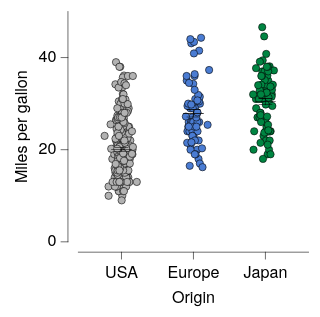

Source (Vega-Lite JSON):
### Vega-Lite specification from a JSON file in a GitHub repository (floating-point values rounded to 4 significant figures; data arrays with more than 128 entries replaced by an {"elided": "..."} marker saying what was removed)
{"background": null, "config": {"arc": {"fill": "#DBDBDB", "fillOpacity": 1.0, "innerRadius": 25.0, "padAngle": 0.03, "stroke": "black", "strokeOpacity": 1, "strokeWidth": 0.25}, "area": {"fill": "#DBDBDB", "fillOpacity": 1.0, "stroke": "black", "strokeOpacity": 1, "strokeWidth": 0.25}, "axis": {"domain": true, "domainCap": "round", "domainColor": "black", "domainWidth": 0.25, "grid": false, "gridCap": "round", "gridColor": "#F1F1F1", "gridDash": [0, 0], "gridOpacity": 1.0, "gridWidth": 0.25, "labelColor": "black", "labelFont": "Helvetica Neue, HelveticaNeue, Helvetica, Arial, sans-serif", "labelFontSize": 7, "labelFontStyle": "normal", "labelFontWeight": 400, "offset": 4.5, "ticks": true, "tickCap": "round", "tickColor": "black", "tickRound": false, "tickSize": 3, "tickWidth": 0.25, "titleColor": "black", "titleFont": "Helvetica Neue, HelveticaNeue, Helvetica, Arial, sans-serif", "titleFontSize": 7, "titleFontStyle": "normal", "titleFontWeight": 400}, "axisX": {"domain": true, "labelAlign": "center", "labelAngle": 0, "labels": true, "ticks": true, "translate": 0}, "axisY": {"domain": true, "labelAlign": "right", "labelAngle": 0, "labels": true, "ticks": true, "translate": 0}, "axisRight": {"domain": true, "labelAlign": "left", "labelAngle": 0, "labels": true, "ticks": true, "translate": 0}, "axisTop": {"domain": true, "labelAlign": "center", "labelAngle": 0, "labels": true, "ticks": true, "translate": 0}, "axisBand": {"tickOffset": 0}, "bar": {"fill": "#DBDBDB", "fillOpacity": 1.0, "stroke": "black", "strokeOpacity": 1, "strokeWidth": 0.25}, "boxplot": {"size": 9.0, "ticks": {"cornerRadius": 0.25, "fill": "black", "opacity": 1, "size": 4.5, "thickness": 0.25}, "box": {"fillOpacity": 1.0, "stroke": "black", "strokeOpacity": 1, "strokeWidth": 0.25}, "median": {"cornerRadius": 0, "fill": "black", "fillOpacity": 1.0, "opacity": 1, "size": 9.0, "thickness": 0.25}, "rule": {"fill": "black", "fillOpacity": 1.0, "size": 10.0, "stroke": "black", "strokeDash": [0, 0], "strokeOpacity": 1, "strokeWidth": 0.25}, "outliers": {"color": "black", "fill": "black", "fillOpacity": 1.0, "size": 0, "stroke": "black", "strokeOpacity": 1, "strokeWidth": 0.25}}, "circle": {"fill": "black", "fillOpacity": 1.0, "size": 1.25, "stroke": null, "strokeOpacity": 1, "strokeWidth": 0.25}, "errorband": {"band": {"fillOpacity": 0.6, "stroke": null, "strokeWidth": 0.25, "strokeOpacity": 1}, "borders": {"opacity": 0, "strokeOpacity": 0.25, "strokeWidth": 1}}, "errorbar": {"opacity": 1, "rule": {"strokeDash": [0, 0], "strokeWidth": 0.25}, "ticks": {"color": "black", "cornerRadius": 0.125, "opacity": 1, "size": 6.0, "thickness": 0.25}, "thickness": 0.25}, "font": "Helvetica Neue, HelveticaNeue, Helvetica, Arial, sans-serif", "geoshape": {"fill": "#DBDBDB", "fillOpacity": 1.0, "stroke": "black", "strokeOpacity": 1, "strokeWidth": 0.25}, "header": {"labelColor": "black", "labelFont": "Helvetica Neue, HelveticaNeue, Helvetica, Arial, sans-serif", "labelFontSize": 7, "labelFontStyle": "normal", "labelFontWeight": 400, "titleColor": "black", "titleFont": "Helvetica Neue, HelveticaNeue, Helvetica, Arial, sans-serif", "titleFontSize": 7, "titleFontStyle": "normal", "titleFontWeight": 400, "titlePadding": 0}, "legend": {"disable": false, "offset": 4.5, "titlePadding": 4, "labelOffset": 2, "gradientLabelOffset": 2, "gradientLength": 50.0, "gradientThickness": 5.0, "gradientOpacity": 1.0, "gradientStrokeColor": "black", "gradientStrokeWidth": 0.25, "labelColor": "black", "labelFont": "Helvetica Neue, HelveticaNeue, Helvetica, Arial, sans-serif", "labelFontSize": 7, "labelFontStyle": "normal", "labelFontWeight": 400, "strokeColor": "black", "strokeWidth": 0, "symbolSize": 42, "symbolStrokeColor": "black", "symbolStrokeWidth": 0.25, "titleColor": "black", "titleFont": "Helvetica Neue, HelveticaNeue, Helvetica, Arial, sans-serif", "titleFontSize": 7, "titleFontStyle": "normal", "titleFontWeight": 400}, "line": {"color": "black", "stroke": "black", "strokeCap": "butt", "strokeDash": [0, 0], "strokeOpacity": 1, "strokeWidth": 0.5}, "point": {"filled": true, "fill": "#DBDBDB", "fillOpacity": 1.0, "size": 5.0, "stroke": "black", "strokeOpacity": 1, "strokeWidth": 0.25}, "range": {"category": ["#B2B2B2", "#4A7CD3", "#008542", "#664CAF", "#509F98", "#636363", "#284F93", "#005226", "#382864", "#285753"], "diverging": {"scheme": ["#443E60", "#5F597E", "#7C759B", "#9994B6", "#B7B4CC", "#D6D5DC", "#F6F6F6", "#D1DAD9", "#A4C2BF", "#7AA9A4", "#578E89", "#37736E", "#1B5954"]}, "heatmap": {"scheme": ["#440154", "#472270", "#433E82", "#38598C", "#2C728E", "#238A8D", "#24A086", "#39B578", "#5DC862", "#96D646", "#CAE02D", "#FDE724"]}, "ordinal": {"scheme": ["#F1F1F1", "#DBDBDB", "#C6C6C6", "#B2B2B2", "#9D9D9D", "#898989", "#767676", "#636363", "#515151", "#404040", "#2F2F2F", "#1F1F1F"]}, "ramp": {"scheme": ["#440154", "#472270", "#433E82", "#38598C", "#2C728E", "#238A8D", "#24A086", "#39B578", "#5DC862", "#96D646", "#CAE02D", "#FDE724"]}}, "rule": {"color": "black", "stroke": "black", "strokeCap": "round", "strokeDash": [2, 2], "strokeOpacity": 1, "strokeWidth": 0.25}, "scale": {"barBandPaddingInner": 0.1, "rectBandPaddingInner": 0, "tickBandPaddingInner": 0.1, "bandPaddingOuter": 0.1, "bandWithNestedOffsetPaddingInner": 0.2, "bandWithNestedOffsetPaddingOuter": 0.2, "offsetBandPaddingInner": 0, "offsetBandPaddingOuter": 0, "round": false}, "rect": {"fill": "#DBDBDB", "fillOpacity": 1.0, "stroke": "black", "strokeOpacity": 1, "strokeWidth": 0.25}, "square": {"fill": "#DBDBDB", "fillOpacity": 1.0, "size": 10.0, "stroke": "black", "strokeOpacity": 1, "strokeWidth": 0.25}, "text": {"color": "black", "font": "Helvetica Neue, HelveticaNeue, Helvetica, Arial, sans-serif", "fontSize": 7, "fontStyle": "normal", "fontWeight": 400}, "tick": {"color": "black", "cornerRadius": 0.125, "opacity": 1.0, "size": 9.0, "thickness": 0.25}, "title": {"anchor": "middle", "frame": "group", "color": "black", "font": "Helvetica Neue, HelveticaNeue, Helvetica, Arial, sans-serif", "fontSize": 7, "fontStyle": "normal", "fontWeight": 400, "subtitleColor": "black", "subtitleFont": "Helvetica Neue, HelveticaNeue, Helvetica, Arial, sans-serif", "subtitleFontSize": "Helvetica Neue, HelveticaNeue, Helvetica, Arial, sans-serif", "subtitleFontStyle": "normal", "subtitleFontWeight": 400}, "trail": {"color": "black", "opacity": 1, "size": 0.5}, "view": {"continuousWidth": 100, "continuousHeight": 100, "discreteWidth": 100, "discreteHeight": 100, "fill": null, "stroke": null, "strokeWidth": 0.25}}, "layer": [{"data": {"name": "data-5a85ede2053d4aec77293cfb476ae07b"}, "mark": {"type": "circle", "opacity": 1.0, "size": 10.0, "stroke": "black", "strokeOpacity": 1, "strokeWidth": 0.25}, "encoding": {"color": {"field": "Origin", "legend": null, "scale": {"domain": ["USA", "Europe", "Japan"]}, "sort": ["USA", "Europe", "Japan"], "title": null, "type": "nominal"}, "x": {"axis": {}, "field": "Origin", "scale": {"domain": ["USA", "Europe", "Japan"]}, "sort": ["USA", "Europe", "Japan"], "title": "Origin", "type": "nominal"}, "xOffset": {"field": "jitter_x", "scale": {"domain": [-7.33, 7.33], "range": [5.17, 19.83]}, "type": "quantitative"}, "y": {"field": "Miles_per_Gallon", "title": "Miles per gallon", "type": "quantitative"}}}, {"data": {"name": "data-64e7897fd8423deef5c97d660b6d3367"}, "mark": {"type": "errorbar"}, "encoding": {"x": {"axis": {}, "field": "Origin", "scale": {"domain": ["USA", "Europe", "Japan"]}, "sort": ["USA", "Europe", "Japan"], "title": "Origin", "type": "nominal"}, "y": {"field": "__mean", "title": "Miles per gallon", "type": "quantitative"}, "yError": {"field": "__error"}}}, {"data": {"name": "data-64e7897fd8423deef5c97d660b6d3367"}, "mark": {"type": "tick"}, "encoding": {"x": {"axis": {}, "field": "Origin", "scale": {"domain": ["USA", "Europe", "Japan"]}, "sort": ["USA", "Europe", "Japan"], "title": "Origin", "type": "nominal"}, "y": {"field": "__mean", "title": "Miles per gallon", "type": "quantitative"}}}], "$schema": "https://vega.github.io/schema/vega-lite/v6.4.1.json", "datasets": {"data-5a85ede2053d4aec77293cfb476ae07b": {"elided": "398 records"}, "data-64e7897fd8423deef5c97d660b6d3367": [{"Origin": "USA", "__mean": 20.08, "__error": 0.4058, "__dysonsphere__": 1}, {"Origin": "Japan", "__mean": 30.45, "__error": 0.6852, "__dysonsphere__": 1}, {"Origin": "Europe", "__mean": 27.89, "__error": 0.8037, "__dysonsphere__": 1}]}}
